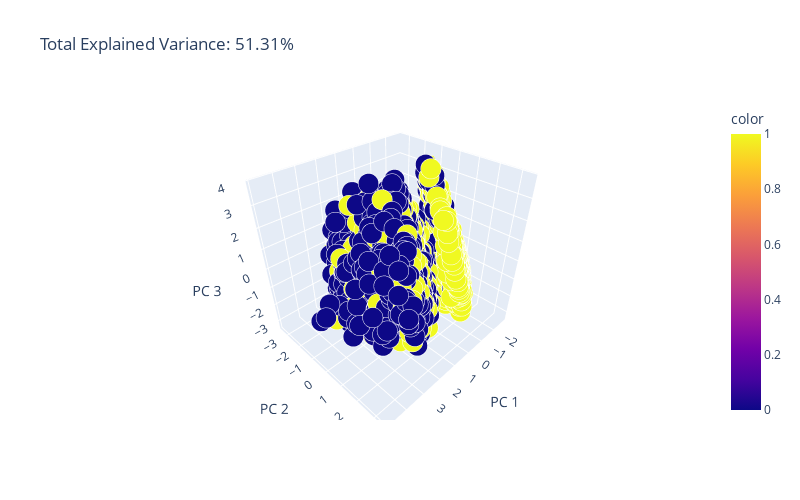

Notebook code cell kept with this figure:
### Markdown cell above
### PCA

Let's look at the transformed data in PCA space. This gives a low dimensional representation of the data, which preserves local and global structure.

### Code cell
pca = PCA(n_components = 3)
components = pca.fit_transform(X)

total_var = pca.explained_variance_ratio_.sum() * 100

fig = px.scatter_3d(
    components, x=0, y=1, z=2, color=y, size=0.1*np.ones(len(X)), opacity = 1,
    title=f'Total Explained Variance: {total_var:.2f}%',
    labels={'0': 'PC 1', '1': 'PC 2', '2': 'PC 3'},
    width=800, height=500
)

fig.show()

### Figure 1 — Plotly figure (JSON) as saved in the notebook; plotly's stock layout.template omitted (floating-point values rounded to 4 significant figures; data arrays with more than 128 entries replaced by an {"elided": "..."} marker saying what was removed)
{"data": [{"hovertemplate": "PC 1=%{x}<br>PC 2=%{y}<br>PC 3=%{z}<br>size=%{marker.size}<br>color=%{marker.color}<extra></extra>", "legendgroup": "", "marker": {"color": {"elided": "8693 int values"}, "coloraxis": "coloraxis", "opacity": 1, "size": {"elided": "8693 float values"}, "sizemode": "area", "sizeref": 0.00025, "symbol": "circle"}, "mode": "markers", "name": "", "scene": "scene", "showlegend": false, "type": "scatter3d", "x": {"elided": "8693 float values"}, "y": {"elided": "8693 float values"}, "z": {"elided": "8693 float values"}}], "layout": {"coloraxis": {"colorbar": {"title": {"text": "color"}}, "colorscale": [[0, "#0d0887"], [0.1111, "#46039f"], [0.2222, "#7201a8"], [0.3333, "#9c179e"], [0.4444, "#bd3786"], [0.5556, "#d8576b"], [0.6667, "#ed7953"], [0.7778, "#fb9f3a"], [0.8889, "#fdca26"], [1, "#f0f921"]]}, "height": 500, "legend": {"itemsizing": "constant", "tracegroupgap": 0}, "scene": {"domain": {"x": [0, 1], "y": [0, 1]}, "xaxis": {"title": {"text": "PC 1"}}, "yaxis": {"title": {"text": "PC 2"}}, "zaxis": {"title": {"text": "PC 3"}}}, "title": {"text": "Total Explained Variance: 51.31%"}, "width": 800}}
